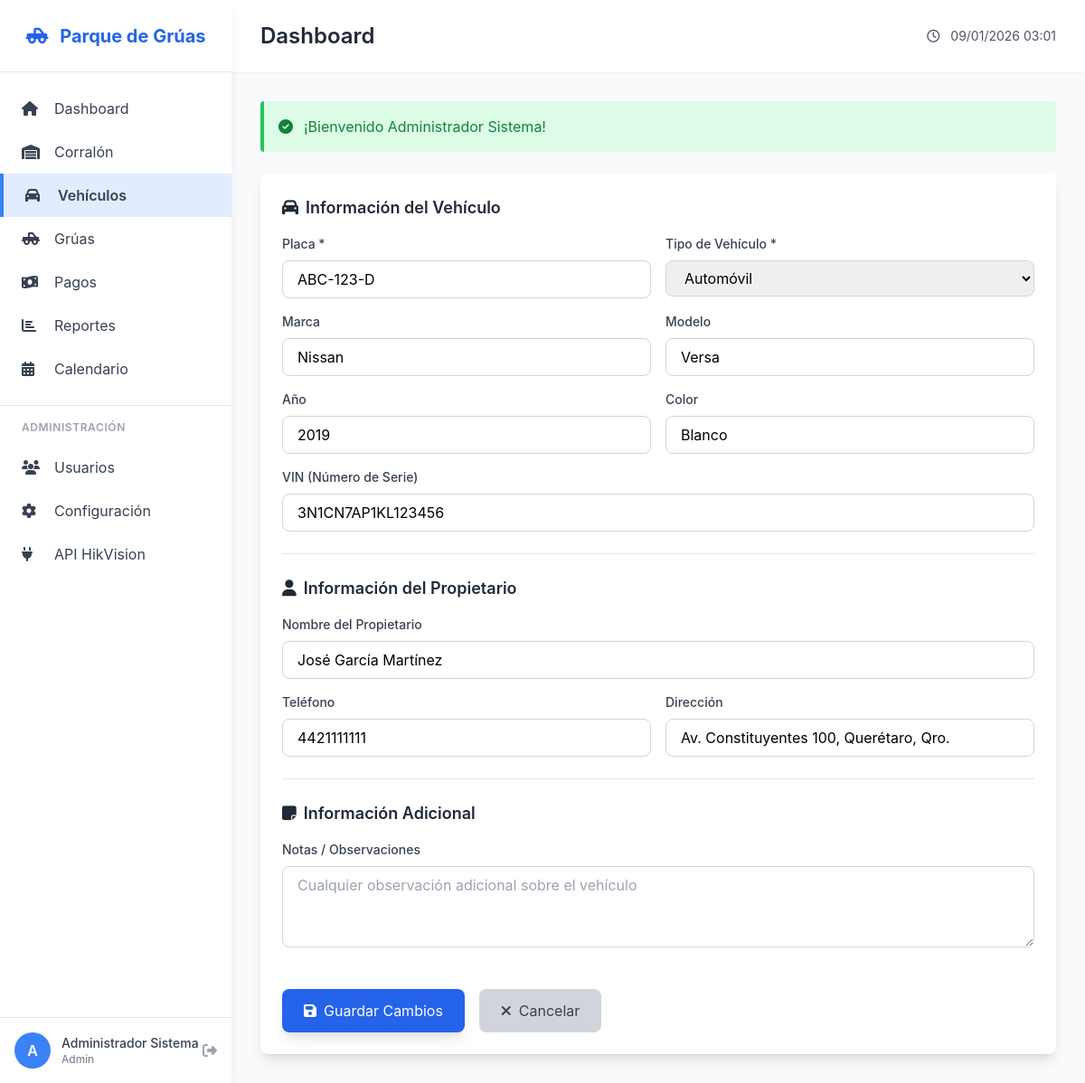
Screenshot of /vehicles/edit/1 (signed in) with the database file from the repository.
### tables this page shows
CREATE TABLE IF NOT EXISTS vehicles (
    id INT AUTO_INCREMENT PRIMARY KEY,
    plate VARCHAR(20) NOT NULL,
    brand VARCHAR(50),
    model VARCHAR(50),
    year INT,
    color VARCHAR(30),
    vehicle_type ENUM('auto', 'moto', 'camioneta', 'camion', 'otro') DEFAULT 'auto',
    owner_name VARCHAR(100),
    owner_phone VARCHAR(20),
    owner_address TEXT,
    vin VARCHAR(50),
    notes TEXT,
    created_at TIMESTAMP DEFAULT CURRENT_TIMESTAMP,
    updated_at TIMESTAMP DEFAULT CURRENT_TIMESTAMP ON UPDATE CURRENT_TIMESTAMP,
    INDEX idx_plate (plate)
);

### app/controllers/VehiclesController.php (called while the page is built, shortened)
<?php
require_once __DIR__ . '/Controller.php';
class VehiclesController extends Controller {
    public function edit($id) {
        $vehicleModel = $this->model('Vehicle');
        $vehicle = $vehicleModel->getById($id);
        require_once __DIR__ . '/../views/vehicles/edit.php';
        require_once __DIR__ . '/../views/layouts/main.php';
    }
}

### config/Router.php (called while the page is built, shortened)
<?php
class Router {
    private $controller = 'DashboardController';
    private $method = 'index';
    public function __construct() {
        $url = $this->parseUrl();
        $controllerName = ucfirst($url[0]) . 'Controller';
        $controllerPath = __DIR__ . '/../app/controllers/' . $controllerName . '.php';
        if (file_exists($controllerPath)) {
            $this->controller = $controllerName;
            unset($url[0]);
        }
        if (isset($url[1])) {
            if (method_exists($this->controller, $url[1])) {
                $this->method = $url[1];
                unset($url[1]);
            }
        }
        $this->params = $url ? array_values($url) : [];
        call_user_func_array([$this->controller, $this->method], $this->params);
    }
    private function parseUrl() {
        if (isset($_GET['url'])) {
            $url = rtrim($_GET['url'], '/');
            $url = filter_var($url, FILTER_SANITIZE_URL);
            $url = explode('/', $url);
            return $url;
        }
        return [];
    }
    private function loadController() {
        $this->controller = new $this->controller;
    }
}

### public/index.php (called while the page is built, shortened)
<?php
require_once __DIR__ . '/../config/Database.php';
require_once __DIR__ . '/../config/Router.php';
require_once __DIR__ . '/../app/controllers/Controller.php';
require_once __DIR__ . '/../app/models/Model.php';
$router = new Router();

### app/controllers/Controller.php (called while the page is built, shortened)
<?php
class Controller {
    protected function model($model) {
        $modelPath = __DIR__ . '/../models/' . $model . '.php';
        if (file_exists($modelPath)) {
            return new $model();
        } else {
            die('El modelo ' . $model . ' no existe');
        }
    }
}

### config/Database.php (called while the page is built, shortened)
<?php
class Database {
    private static $instance = null;
    private $connection;
    private function __construct() {
        try {
            $dsn = 'mysql:host=' . DB_HOST . ';dbname=' . DB_NAME . ';charset=' . DB_CHARSET;
            $options = [
                PDO::ATTR_ERRMODE => PDO::ERRMODE_EXCEPTION,
                PDO::ATTR_DEFAULT_FETCH_MODE => PDO::FETCH_ASSOC,
                PDO::ATTR_EMULATE_PREPARES => false,
            ];
            $this->connection = new PDO($dsn, DB_USER, DB_PASS, $options);
        } catch (PDOException $e) {
            die('Error de conexión a la base de datos: ' . $e->getMessage());
        }
    }
    public static function getInstance() {
        if (self::$instance === null) {
            self::$instance = new self();
        }
        return self::$instance;
    }
    public function getConnection() {
        return $this->connection;
    }
}

### app/models/Model.php (called while the page is built, shortened)
<?php
class Model {
    protected $db;
    protected $table;
    public function __construct() {
        $this->db = Database::getInstance()->getConnection();
    }
    public function getById($id) {
        $stmt = $this->db->prepare("SELECT * FROM {$this->table} WHERE id = ?");
        $stmt->execute([$id]);
        return $stmt->fetch();
    }
}

### app/views/vehicles/edit.php (the view, shortened to what this page needs)
<div class="bg-white rounded-lg shadow-lg p-6">
    <form method="POST" action="<?php echo BASE_URL; ?>/vehicles/update/<?php echo $vehicle['id']; ?>" class="space-y-6">
        <div>
            <h3 class="text-lg font-semibold text-gray-800 mb-4">
                <i class="fas fa-car mr-2"></i>Información del Vehículo
            </h3>
            <div class="grid grid-cols-1 md:grid-cols-2 gap-4">
                <div>
                    <label class="block text-sm font-medium text-gray-700 mb-2">Placa *</label>
                    <input type="text" name="plate" required
                           value="<?php echo htmlspecialchars($vehicle['plate']); ?>"
                           class="w-full px-4 py-2 border border-gray-300 rounded-lg focus:ring-2 focus:ring-blue-500"
                           placeholder="ABC-123-D">
                </div>
                <div>
                    <label class="block text-sm font-medium text-gray-700 mb-2">Tipo de Vehículo *</label>
                    <select name="vehicle_type" required
                            class="w-full px-4 py-2 border border-gray-300 rounded-lg focus:ring-2 focus:ring-blue-500">
                        <option value="auto" <?php echo $vehicle['vehicle_type'] === 'auto' ? 'selected' : ''; ?>>Automóvil</option>
                    </select>
                </div>
                <div>
                    <label class="block text-sm font-medium text-gray-700 mb-2">Marca</label>
                    <input type="text" name="brand"
                           value="<?php echo htmlspecialchars($vehicle['brand']); ?>"
                           class="w-full px-4 py-2 border border-gray-300 rounded-lg focus:ring-2 focus:ring-blue-500"
                           placeholder="Nissan, Toyota, etc.">
                </div>
                <div>
                    <label class="block text-sm font-medium text-gray-700 mb-2">Modelo</label>
                    <input type="text" name="model"
                           value="<?php echo htmlspecialchars($vehicle['model']); ?>"
                           class="w-full px-4 py-2 border border-gray-300 rounded-lg focus:ring-2 focus:ring-blue-500"
                           placeholder="Versa, Corolla, etc.">
                </div>
                <div>
                    <label class="block text-sm font-medium text-gray-700 mb-2">Año</label>
                    <input type="number" name="year"
                           value="<?php echo htmlspecialchars($vehicle['year']); ?>"
                           class="w-full px-4 py-2 border border-gray-300 rounded-lg focus:ring-2 focus:ring-blue-500"
                           placeholder="2020" min="1900" max="<?php echo date('Y') + 1; ?>">
                </div>
                <div>
                    <label class="block text-sm font-medium text-gray-700 mb-2">Color</label>
                    <input type="text" name="color"
                           value="<?php echo htmlspecialchars($vehicle['color']); ?>"
                           class="w-full px-4 py-2 border border-gray-300 rounded-lg focus:ring-2 focus:ring-blue-500"
                           placeholder="Blanco, Negro, etc.">
                </div>
                <div class="md:col-span-2">
                    <label class="block text-sm font-medium text-gray-700 mb-2">VIN (Número de Serie)</label>
                    <input type="text" name="vin"
                           value="<?php echo htmlspecialchars($vehicle['vin']); ?>"
                           class="w-full px-4 py-2 border border-gray-300 rounded-lg focus:ring-2 focus:ring-blue-500"
                           placeholder="Número de identificación vehicular">
                </div>
            </div>
        </div>
        <div class="border-t pt-6">
            <h3 class="text-lg font-semibold text-gray-800 mb-4">
                <i class="fas fa-user mr-2"></i>Información del Propietario
            </h3>
            <div class="grid grid-cols-1 md:grid-cols-2 gap-4">
                <div class="md:col-span-2">
                    <label class="block text-sm font-medium text-gray-700 mb-2">Nombre del Propietario</label>
                    <input type="text" name="owner_name"
                           value="<?php echo htmlspecialchars($vehicle['owner_name']); ?>"
                           class="w-full px-4 py-2 border border-gray-300 rounded-lg focus:ring-2 focus:ring-blue-500"
                           placeholder="Nombre completo del propietario">
                </div>
                <div>
                    <label class="block text-sm font-medium text-gray-700 mb-2">Teléfono</label>
                    <input type="text" name="owner_phone"
                           value="<?php echo htmlspecialchars($vehicle['owner_phone']); ?>"
                           class="w-full px-4 py-2 border border-gray-300 rounded-lg focus:ring-2 focus:ring-blue-500"
                           placeholder="(442) 123-4567">
                </div>
                <div>
                    <label class="block text-sm font-medium text-gray-700 mb-2">Dirección</label>
                    <input type="text" name="owner_address"
                           value="<?php echo htmlspecialchars($vehicle['owner_address']); ?>"
                           class="w-full px-4 py-2 border border-gray-300 rounded-lg focus:ring-2 focus:ring-blue-500"
                           placeholder="Dirección completa">
                </div>
            </div>
        </div>
        <div class="border-t pt-6">
            <h3 class="text-lg font-semibold text-gray-800 mb-4">
                <i class="fas fa-sticky-note mr-2"></i>Información Adicional
            </h3>
            <div>
                <label class="block text-sm font-medium text-gray-700 mb-2">Notas / Observaciones</label>
                <textarea name="notes" rows="3"
                          class="w-full px-4 py-2 border border-gray-300 rounded-lg focus:ring-2 focus:ring-blue-500"
                          placeholder="Cualquier observación adicional sobre el vehículo"><?php echo htmlspecialchars($vehicle['notes']); ?></textarea>
            </div>
        </div>
        <div class="flex gap-4 pt-4">
            <button type="submit"
                    class="bg-blue-600 text-white px-6 py-3 rounded-lg hover:bg-blue-700 transition shadow-lg">
                <i class="fas fa-save mr-2"></i>Guardar Cambios
            </button>
            <a href="<?php echo BASE_URL; ?>/vehicles/details/<?php echo $vehicle['id']; ?>"
               class="bg-gray-300 text-gray-700 px-6 py-3 rounded-lg hover:bg-gray-400 transition">
                <i class="fas fa-times mr-2"></i>Cancelar
            </a>
        </div>
    </form>
</div>

### app/views/layouts/main.php (style rules this page uses)
body { font-family: 'Inter', -apple-system, BlinkMacSystemFont, 'Segoe UI', Roboto, sans-serif; }

### rows the page displays
vehicles: plate "ABC-123-D", vehicle_type "Automóvil", brand "Nissan", model "Versa", year "2019", color "Blanco", vin "3N1CN7AP1KL123456", owner_name "José García Martínez", owner_phone "4421111111", owner_address "Av. Constituyentes 100, Querétaro, Qro."

### other values shown
substr($_SESSION['full_name'] ?? 'U', 0, 1) "A"
$_SESSION['full_name'] "Administrador Sistema"
$_SESSION['role'] "Admin"
$title "Dashboard"
$_SESSION['success'] "¡Bienvenido Administrador Sistema!"
